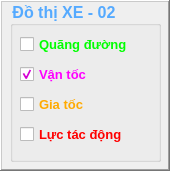
     <widget class="QFrame" name="frame_ChartSelect_02">
      <property name="geometry">
       <rect>
        <x>1100</x>
        <y>10</y>
        <width>170</width>
        <height>171</height>
       </rect>
      </property>
      <property name="frameShape">
       <enum>QFrame::WinPanel</enum>
      </property>
      <property name="frameShadow">
       <enum>QFrame::Raised</enum>
      </property>
      <widget class="QGroupBox" name="groupBox_5">
       <property name="geometry">
        <rect>
         <x>10</x>
         <y>1</y>
         <width>151</width>
         <height>161</height>
        </rect>
       </property>
       <property name="font">
        <font>
         <pointsize>12</pointsize>
         <bold>true</bold>
        </font>
       </property>
       <property name="styleSheet">
        <string notr="true">color: rgb(85, 170, 255);</string>
       </property>
       <property name="title">
        <string>Đồ thị XE - 02</string>
       </property>
       <widget class="QCheckBox" name="checkBox_Car02_V">
        <property name="geometry">
         <rect>
          <x>10</x>
          <y>60</y>
          <width>131</width>
          <height>27</height>
         </rect>
        </property>
        <property name="font">
         <font>
          <pointsize>10</pointsize>
          <bold>true</bold>
         </font>
        </property>
        <property name="styleSheet">
         <string notr="true">color: rgb(255, 0, 255);</string>
        </property>
        <property name="text">
         <string>Vận tốc</string>
        </property>
        <property name="checked">
         <bool>true</bool>
        </property>
       </widget>
       <widget class="QCheckBox" name="checkBox_Car02_A">
        <property name="geometry">
         <rect>
          <x>10</x>
          <y>90</y>
          <width>131</width>
          <height>27</height>
         </rect>
        </property>
        <property name="font">
         <font>
          <pointsize>10</pointsize>
          <bold>true</bold>
         </font>
        </property>
        <property name="styleSheet">
         <string notr="true">color: rgb(255, 170, 0);</string>
        </property>
        <property name="text">
         <string>Gia tốc</string>
        </property>
       </widget>
       <widget class="QCheckBox" name="checkBox_Car02_F">
        <property name="geometry">
         <rect>
          <x>10</x>
          <y>120</y>
          <width>131</width>
          <height>27</height>
         </rect>
        </property>
        <property name="font">
         <font>
          <pointsize>10</pointsize>
          <bold>true</bold>
         </font>
        </property>
        <property name="styleSheet">
         <string notr="true">color: rgb(255, 0, 0);</string>
        </property>
        <property name="text">
         <string>Lực tác động</string>
        </property>
       </widget>
       <widget class="QCheckBox" name="checkBox_Car02_S">
        <property name="geometry">
         <rect>
          <x>10</x>
          <y>30</y>
          <width>131</width>
          <height>27</height>
         </rect>
        </property>
        <property name="font">
         <font>
          <pointsize>10</pointsize>
          <bold>true</bold>
         </font>
        </property>
        <property name="styleSheet">
         <string notr="true">color: rgb(0, 255, 0);</string>
        </property>
        <property name="text">
         <string>Quãng đường</string>
        </property>
        <property name="checked">
         <bool>false</bool>
        </property>
       </widget>
      </widget>
     </widget>
